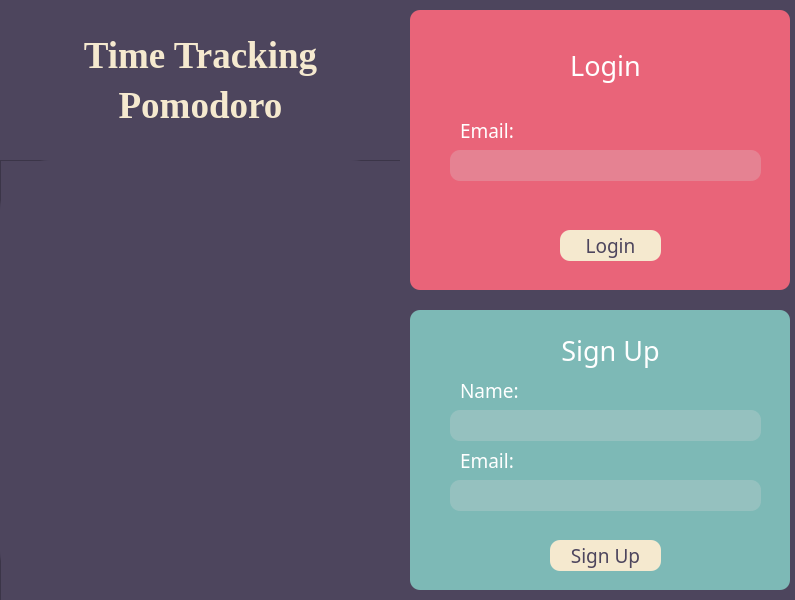
<?xml version="1.0" encoding="UTF-8"?>
<ui version="4.0">
 <class>loginUI</class>
 <widget class="QWidget" name="loginUI">
  <property name="geometry">
   <rect>
    <x>0</x>
    <y>0</y>
    <width>795</width>
    <height>600</height>
   </rect>
  </property>
  <property name="windowTitle">
   <string>Widget</string>
  </property>
  <property name="styleSheet">
   <string notr="true">background-color: rgb(133, 92, 119);</string>
  </property>
  <widget class="QWidget" name="leftSide" native="true">
   <property name="geometry">
    <rect>
     <x>0</x>
     <y>0</y>
     <width>400</width>
     <height>600</height>
    </rect>
   </property>
   <property name="styleSheet">
    <string notr="true">background-color: #4D455D;
border-right-color: rgb(27, 0, 21);
</string>
   </property>
   <widget class="QFrame" name="imageFrame">
    <property name="geometry">
     <rect>
      <x>0</x>
      <y>160</y>
      <width>401</width>
      <height>441</height>
     </rect>
    </property>
    <property name="frameShape">
     <enum>QFrame::StyledPanel</enum>
    </property>
    <property name="frameShadow">
     <enum>QFrame::Raised</enum>
    </property>
    <widget class="QLabel" name="image">
     <property name="geometry">
      <rect>
       <x>0</x>
       <y>0</y>
       <width>401</width>
       <height>441</height>
      </rect>
     </property>
     <property name="styleSheet">
      <string notr="true">border-radius:50px;</string>
     </property>
     <property name="text">
      <string/>
     </property>
     <property name="pixmap">
      <pixmap>images/pomodoro.png</pixmap>
     </property>
     <property name="scaledContents">
      <bool>true</bool>
     </property>
    </widget>
   </widget>
   <widget class="QWidget" name="titleWidget" native="true">
    <property name="enabled">
     <bool>true</bool>
    </property>
    <property name="geometry">
     <rect>
      <x>20</x>
      <y>10</y>
      <width>351</width>
      <height>121</height>
     </rect>
    </property>
    <property name="font">
     <font>
      <family>Times New Roman</family>
      <pointsize>24</pointsize>
     </font>
    </property>
    <property name="styleSheet">
     <string notr="true">
color:#F5E9CF;

</string>
    </property>
    <widget class="QLabel" name="timeTrackingText">
     <property name="geometry">
      <rect>
       <x>-10</x>
       <y>20</y>
       <width>381</width>
       <height>51</height>
      </rect>
     </property>
     <property name="font">
      <font>
       <family>Times New Roman</family>
       <pointsize>28</pointsize>
       <bold>true</bold>
       <underline>false</underline>
      </font>
     </property>
     <property name="layoutDirection">
      <enum>Qt::LeftToRight</enum>
     </property>
     <property name="text">
      <string>Time Tracking</string>
     </property>
     <property name="alignment">
      <set>Qt::AlignCenter</set>
     </property>
    </widget>
    <widget class="QLabel" name="timeTrackingText_2">
     <property name="geometry">
      <rect>
       <x>-10</x>
       <y>70</y>
       <width>381</width>
       <height>51</height>
      </rect>
     </property>
     <property name="font">
      <font>
       <family>Times New Roman</family>
       <pointsize>28</pointsize>
       <bold>true</bold>
       <underline>false</underline>
      </font>
     </property>
     <property name="layoutDirection">
      <enum>Qt::LeftToRight</enum>
     </property>
     <property name="styleSheet">
      <string notr="true">color:#F5E9CF;
</string>
     </property>
     <property name="text">
      <string>Pomodoro</string>
     </property>
     <property name="alignment">
      <set>Qt::AlignCenter</set>
     </property>
    </widget>
   </widget>
  </widget>
  <widget class="QWidget" name="rightSide" native="true">
   <property name="geometry">
    <rect>
     <x>400</x>
     <y>0</y>
     <width>400</width>
     <height>600</height>
    </rect>
   </property>
   <property name="styleSheet">
    <string notr="true">background-color:#4D455D;</string>
   </property>
   <widget class="QWidget" name="signUpWidget" native="true">
    <property name="enabled">
     <bool>true</bool>
    </property>
    <property name="geometry">
     <rect>
      <x>10</x>
      <y>310</y>
      <width>380</width>
      <height>280</height>
     </rect>
    </property>
    <property name="styleSheet">
     <string notr="true">background-color:#7DB9B6;
color:rgb(255,255,255);
border-radius:10px;
</string>
    </property>
    <widget class="QPushButton" name="signUpButton">
     <property name="geometry">
      <rect>
       <x>140</x>
       <y>230</y>
       <width>111</width>
       <height>31</height>
      </rect>
     </property>
     <property name="font">
      <font>
       <family>Chalkboard</family>
       <pointsize>14</pointsize>
      </font>
     </property>
     <property name="styleSheet">
      <string notr="true">background-color:#F5E9CF;
border-radius:10px;
color:#4D455D;</string>
     </property>
     <property name="text">
      <string>Sign Up</string>
     </property>
    </widget>
    <widget class="QLineEdit" name="emailInputSignUp">
     <property name="geometry">
      <rect>
       <x>40</x>
       <y>170</y>
       <width>311</width>
       <height>31</height>
      </rect>
     </property>
     <property name="styleSheet">
      <string notr="true">background-color: rgba(217, 217, 217, 66);
border-radius:10px;
</string>
     </property>
     <property name="text">
      <string/>
     </property>
    </widget>
    <widget class="QLabel" name="emailTextLabel">
     <property name="geometry">
      <rect>
       <x>50</x>
       <y>140</y>
       <width>101</width>
       <height>21</height>
      </rect>
     </property>
     <property name="font">
      <font>
       <family>Chalkboard</family>
       <pointsize>14</pointsize>
       <underline>false</underline>
      </font>
     </property>
     <property name="layoutDirection">
      <enum>Qt::LeftToRight</enum>
     </property>
     <property name="text">
      <string>Email:</string>
     </property>
    </widget>
    <widget class="QLabel" name="signUpTextLAbel">
     <property name="geometry">
      <rect>
       <x>120</x>
       <y>10</y>
       <width>161</width>
       <height>61</height>
      </rect>
     </property>
     <property name="font">
      <font>
       <family>Chalkboard</family>
       <pointsize>20</pointsize>
       <underline>false</underline>
      </font>
     </property>
     <property name="layoutDirection">
      <enum>Qt::LeftToRight</enum>
     </property>
     <property name="text">
      <string>Sign Up</string>
     </property>
     <property name="alignment">
      <set>Qt::AlignCenter</set>
     </property>
    </widget>
    <widget class="QLineEdit" name="errorTextSignUp">
     <property name="geometry">
      <rect>
       <x>50</x>
       <y>200</y>
       <width>301</width>
       <height>21</height>
      </rect>
     </property>
     <property name="styleSheet">
      <string notr="true">background-color: rgba(255, 255, 255, 0);
color:red;</string>
     </property>
     <property name="text">
      <string/>
     </property>
     <property name="readOnly">
      <bool>true</bool>
     </property>
    </widget>
    <widget class="QLabel" name="nameTextLabel">
     <property name="geometry">
      <rect>
       <x>50</x>
       <y>70</y>
       <width>91</width>
       <height>21</height>
      </rect>
     </property>
     <property name="font">
      <font>
       <family>Chalkboard</family>
       <pointsize>14</pointsize>
       <underline>false</underline>
      </font>
     </property>
     <property name="layoutDirection">
      <enum>Qt::LeftToRight</enum>
     </property>
     <property name="text">
      <string>Name:</string>
     </property>
    </widget>
    <widget class="QLineEdit" name="nameInputSignUp">
     <property name="geometry">
      <rect>
       <x>40</x>
       <y>100</y>
       <width>311</width>
       <height>31</height>
      </rect>
     </property>
     <property name="styleSheet">
      <string notr="true">background-color: rgba(217, 217, 217, 66);
border-radius:10px;
</string>
     </property>
     <property name="text">
      <string/>
     </property>
    </widget>
   </widget>
   <widget class="QWidget" name="loginWidget" native="true">
    <property name="enabled">
     <bool>true</bool>
    </property>
    <property name="geometry">
     <rect>
      <x>10</x>
      <y>10</y>
      <width>380</width>
      <height>280</height>
     </rect>
    </property>
    <property name="styleSheet">
     <string notr="true">background-color:#E96479;
color:rgb(255,255,255);
border-radius:10px;
</string>
    </property>
    <widget class="QPushButton" name="loginButton">
     <property name="geometry">
      <rect>
       <x>150</x>
       <y>220</y>
       <width>101</width>
       <height>31</height>
      </rect>
     </property>
     <property name="font">
      <font>
       <family>Chalkboard</family>
       <pointsize>14</pointsize>
      </font>
     </property>
     <property name="styleSheet">
      <string notr="true">background-color:#F5E9CF;
border-radius:10px;
color:#4D455D;</string>
     </property>
     <property name="text">
      <string>Login</string>
     </property>
    </widget>
    <widget class="QLineEdit" name="emailInputLogin">
     <property name="geometry">
      <rect>
       <x>40</x>
       <y>140</y>
       <width>311</width>
       <height>31</height>
      </rect>
     </property>
     <property name="styleSheet">
      <string notr="true">background-color: rgba(217, 217, 217, 66);
border-radius:10px;
</string>
     </property>
     <property name="text">
      <string/>
     </property>
    </widget>
    <widget class="QLabel" name="emailLabel">
     <property name="geometry">
      <rect>
       <x>50</x>
       <y>110</y>
       <width>71</width>
       <height>21</height>
      </rect>
     </property>
     <property name="font">
      <font>
       <family>Chalkboard</family>
       <pointsize>14</pointsize>
       <underline>false</underline>
      </font>
     </property>
     <property name="layoutDirection">
      <enum>Qt::LeftToRight</enum>
     </property>
     <property name="text">
      <string>Email:</string>
     </property>
    </widget>
    <widget class="QLabel" name="loginText">
     <property name="geometry">
      <rect>
       <x>140</x>
       <y>30</y>
       <width>111</width>
       <height>51</height>
      </rect>
     </property>
     <property name="font">
      <font>
       <family>Chalkboard</family>
       <pointsize>20</pointsize>
       <underline>false</underline>
      </font>
     </property>
     <property name="layoutDirection">
      <enum>Qt::LeftToRight</enum>
     </property>
     <property name="text">
      <string>Login</string>
     </property>
     <property name="alignment">
      <set>Qt::AlignCenter</set>
     </property>
    </widget>
    <widget class="QLineEdit" name="errorTextLogin">
     <property name="geometry">
      <rect>
       <x>50</x>
       <y>170</y>
       <width>301</width>
       <height>21</height>
      </rect>
     </property>
     <property name="styleSheet">
      <string notr="true">background-color: rgba(255, 255, 255, 0);
color:black;</string>
     </property>
     <property name="text">
      <string/>
     </property>
     <property name="readOnly">
      <bool>true</bool>
     </property>
    </widget>
   </widget>
  </widget>
 </widget>
 <resources/>
 <connections/>
</ui>
